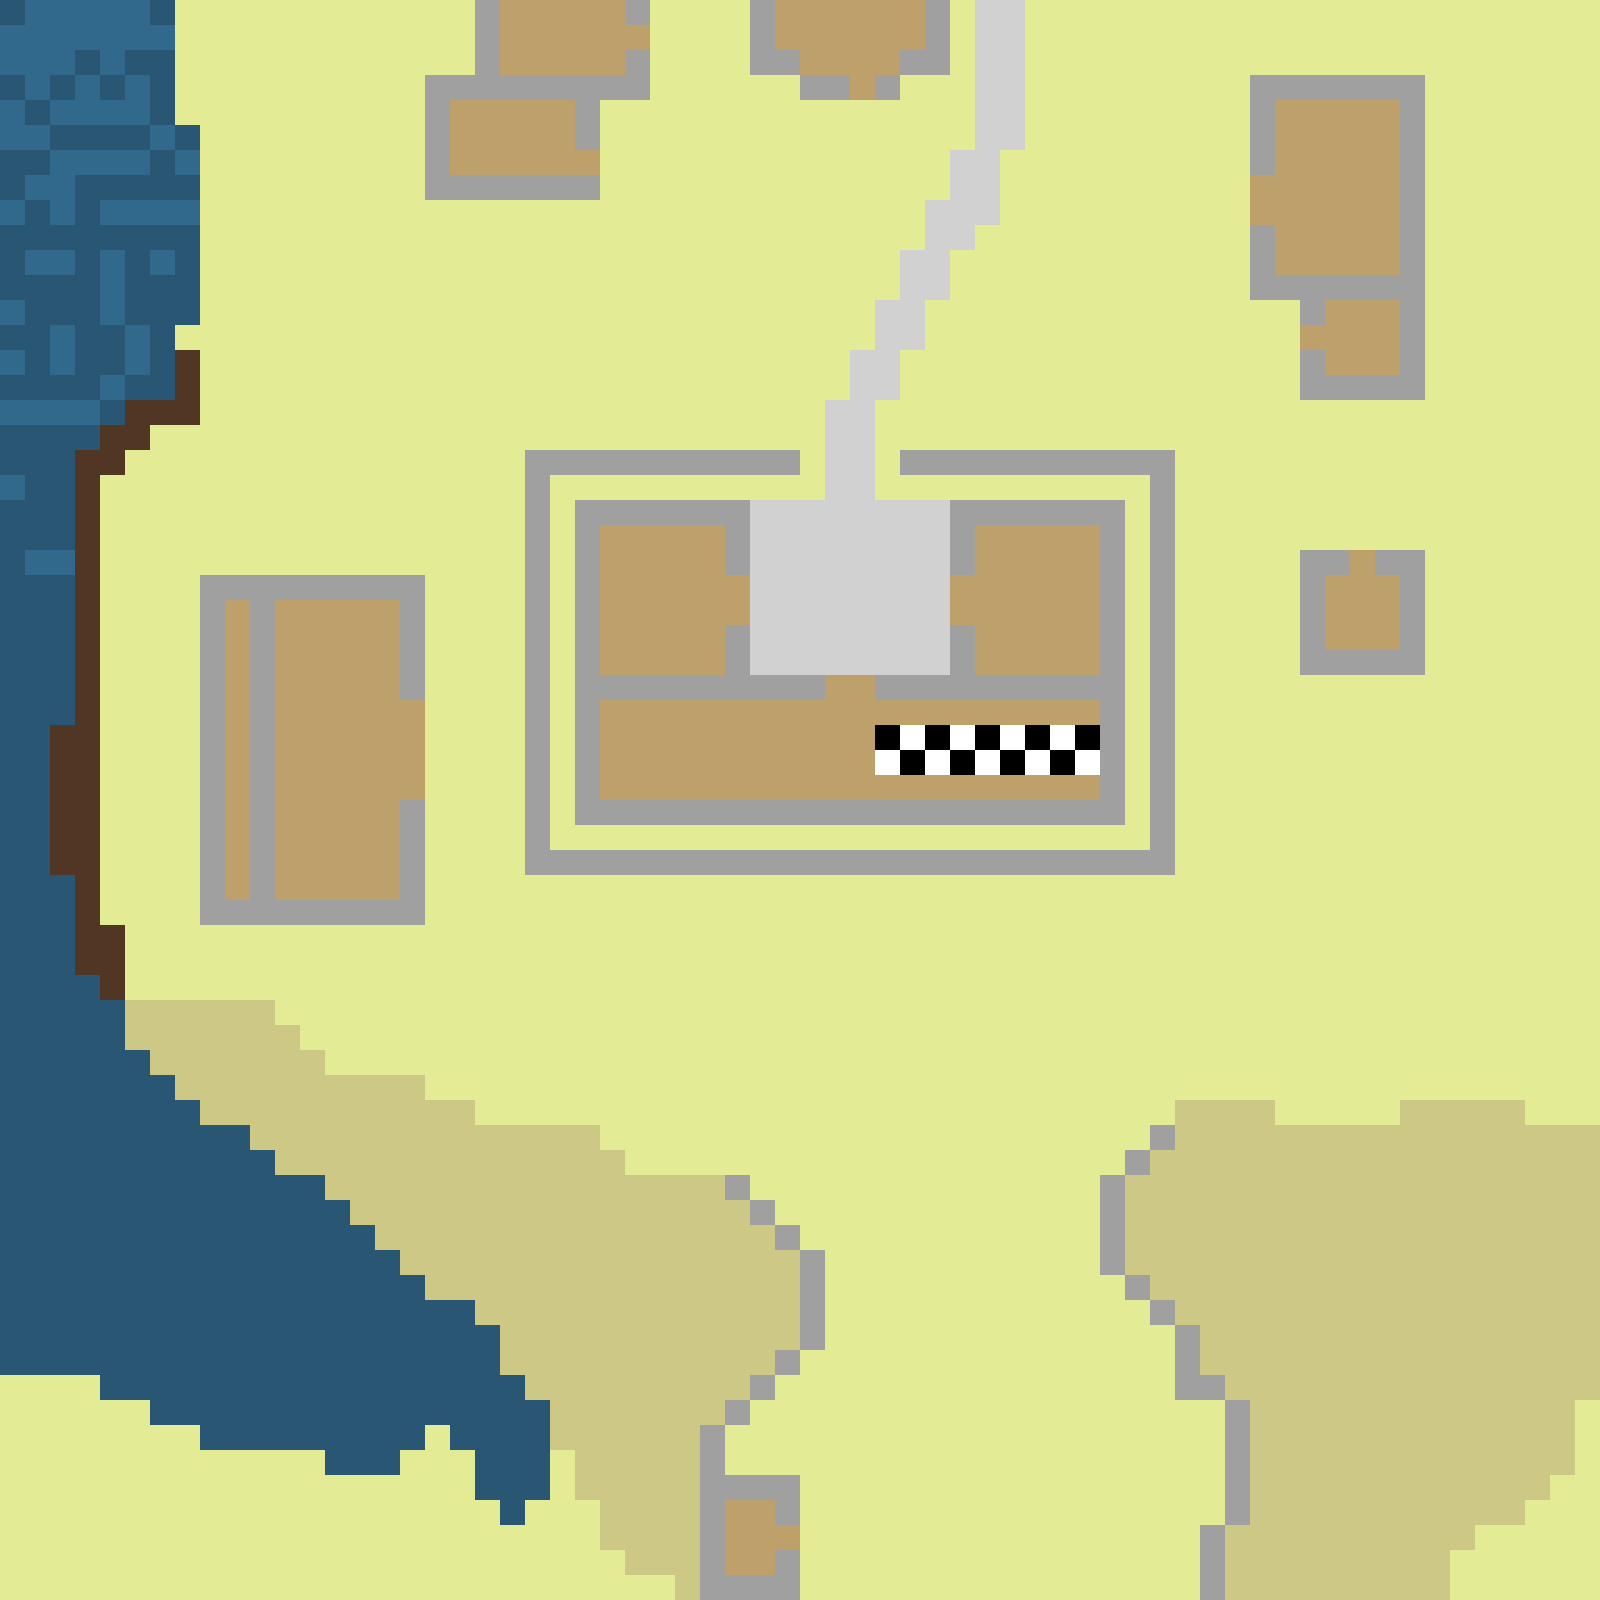

Below is a game level as drawn by its tile map, then a one-line description and the .tmx that defines it (tile-layer data replaced by summaries):
An orthogonal 64x64 tile map with 25x25 px tiles, 1 tile layer (Tile Layer 1).

<map version="1.0" orientation="orthogonal" width="64" height="64" tilewidth="25" tileheight="25">
 <tileset firstgid="1" name="Lumbridge" tilewidth="25" tileheight="25">
  <image source="../tileset.png" width="400" height="25" />
 </tileset>
 <layer name="Tile Layer 1" width="64" height="64">
  <data>[4096 cells, 4096 non-empty, 10 distinct tile ids]</data>
 </layer>
</map>